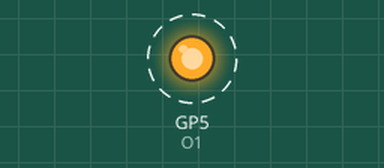
This program was run on a simulated Raspberry Pi Pico running MicroPython. Shown: output pins drawn as LEDs (lit = HIGH). Dashed ring = blinking.

Above: at 0.5 s.
Timing chart, 0 to 4.6 s (numbered marks = the images above):
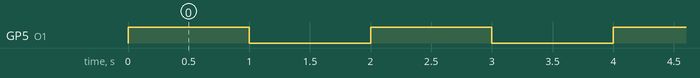

Measured:
- by itself, GP5 (O1): alternates HIGH for 1.0 s and LOW for 1.0 s

The program:

PM-RLY1CH-002.py
```python
# Example using PICO to drive a 1CH Relay.
# ProMake RPI PICO, Slot 3
# 1CH Relay v1.0

from machine import Pin, Timer
from time import sleep


O1 = machine.Pin(5 , machine.Pin.OUT , machine.Pin.PULL_UP) # Isolated Output-1


while(True):


    O1.value(1)
    sleep(1)
    O1.value(0)
    sleep(1)
 
```
